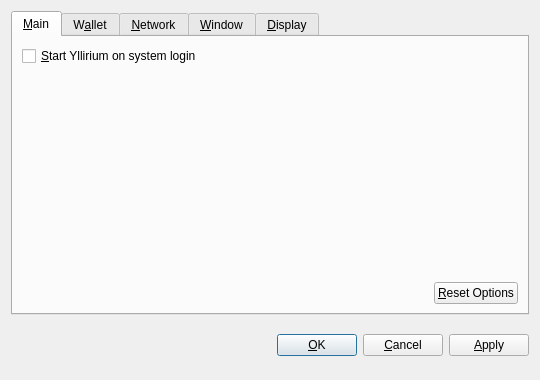
<?xml version="1.0" encoding="UTF-8"?>
<ui version="4.0">
 <class>OptionsDialog</class>
 <widget class="QDialog" name="OptionsDialog">
  <property name="geometry">
   <rect>
    <x>0</x>
    <y>0</y>
    <width>540</width>
    <height>380</height>
   </rect>
  </property>
  <property name="windowTitle">
   <string>Options</string>
  </property>
  <property name="modal">
   <bool>true</bool>
  </property>
  <layout class="QVBoxLayout" name="verticalLayout">
   <item>
    <widget class="QTabWidget" name="tabWidget">
     <property name="tabPosition">
      <enum>QTabWidget::North</enum>
     </property>
     <property name="currentIndex">
      <number>0</number>
     </property>
     <widget class="QWidget" name="tabMain">
      <attribute name="title">
       <string>&amp;Main</string>
      </attribute>
      <layout class="QVBoxLayout" name="verticalLayout_Main">
       <item>
        <widget class="QCheckBox" name="bitcoinAtStartup">
         <property name="toolTip">
          <string>Automatically start Yllirium after logging in to the system.</string>
         </property>
         <property name="text">
          <string>&amp;Start Yllirium on system login</string>
         </property>
        </widget>
       </item>
       <item>
        <spacer name="verticalSpacer_Main">
         <property name="orientation">
          <enum>Qt::Vertical</enum>
         </property>
         <property name="sizeHint" stdset="0">
          <size>
           <width>20</width>
           <height>40</height>
          </size>
         </property>
        </spacer>
       </item>
       <item>
        <layout class="QHBoxLayout" name="horizontalLayout_2_Main">
         <item>
          <spacer name="horizontalSpacer_2_Main">
           <property name="orientation">
            <enum>Qt::Horizontal</enum>
           </property>
           <property name="sizeHint" stdset="0">
            <size>
             <width>40</width>
             <height>20</height>
            </size>
           </property>
          </spacer>
         </item>
         <item>
          <widget class="QPushButton" name="resetButton">
           <property name="toolTip">
            <string>Reset all client options to default.</string>
           </property>
           <property name="text">
            <string>&amp;Reset Options</string>
           </property>
           <property name="autoDefault">
            <bool>false</bool>
           </property>
          </widget>
         </item>
        </layout>
       </item>
      </layout>
     </widget>
     <widget class="QWidget" name="tabWallet">
      <attribute name="title">
       <string>W&amp;allet</string>
      </attribute>
      <layout class="QVBoxLayout" name="verticalLayout_Network">
       <item>
        <widget class="QLabel" name="transactionFeeInfoLabel">
         <property name="text">
          <string>Optional transaction fee per kB that helps make sure your transactions are processed quickly. Most transactions are 1 kB.</string>
         </property>
         <property name="textFormat">
          <enum>Qt::PlainText</enum>
         </property>
         <property name="wordWrap">
          <bool>true</bool>
         </property>
        </widget>
       </item>
       <item>
        <layout class="QHBoxLayout" name="horizontalLayout_1_Main">
         <item>
          <widget class="QLabel" name="transactionFeeLabel">
           <property name="text">
            <string>Pay transaction &amp;fee</string>
           </property>
           <property name="textFormat">
            <enum>Qt::PlainText</enum>
           </property>
           <property name="buddy">
            <cstring>transactionFee</cstring>
           </property>
          </widget>
         </item>
         <item>
          <widget class="BitcoinAmountField" name="transactionFee"/>
         </item>
         <item>
          <spacer name="horizontalSpacer_1_Main">
           <property name="orientation">
            <enum>Qt::Horizontal</enum>
           </property>
           <property name="sizeHint" stdset="0">
            <size>
             <width>40</width>
             <height>20</height>
            </size>
           </property>
          </spacer>
         </item>
        </layout>
       </item>
       <item>
        <widget class="QLabel" name="label">
         <property name="text">
          <string>If you disable the spending of unconfirmed change, the change from a transaction cannot be used until that transaction has at least one confirmation. This also affects how your balance is computed.</string>
         </property>
         <property name="wordWrap">
          <bool>true</bool>
         </property>
        </widget>
       </item>
       <item>
        <widget class="QCheckBox" name="spendZeroConfChange">
         <property name="text">
          <string>Spend unconfirmed change  (experts only)</string>
         </property>
        </widget>
       </item>
       <item>
        <spacer name="verticalSpacer">
         <property name="orientation">
          <enum>Qt::Vertical</enum>
         </property>
         <property name="sizeHint" stdset="0">
          <size>
           <width>20</width>
           <height>40</height>
          </size>
         </property>
        </spacer>
       </item>
      </layout>
     </widget>
     <widget class="QWidget" name="tabNetwork">
      <attribute name="title">
       <string>&amp;Network</string>
      </attribute>
      <layout class="QVBoxLayout" name="verticalLayout_Network">
       <item>
        <widget class="QCheckBox" name="mapPortUpnp">
         <property name="toolTip">
          <string>Automatically open the Yllirium client port on the router. This only works when your router supports UPnP and it is enabled.</string>
         </property>
         <property name="text">
          <string>Map port using &amp;UPnP</string>
         </property>
        </widget>
       </item>
       <item>
        <widget class="QCheckBox" name="connectSocks">
         <property name="toolTip">
          <string>Connect to the Yllirium network through a SOCKS proxy (e.g. when connecting through Tor).</string>
         </property>
         <property name="text">
          <string>&amp;Connect through SOCKS proxy:</string>
         </property>
        </widget>
       </item>
       <item>
        <layout class="QHBoxLayout" name="horizontalLayout_Network">
         <item>
          <widget class="QLabel" name="proxyIpLabel">
           <property name="text">
            <string>Proxy &amp;IP:</string>
           </property>
           <property name="textFormat">
            <enum>Qt::PlainText</enum>
           </property>
           <property name="buddy">
            <cstring>proxyIp</cstring>
           </property>
          </widget>
         </item>
         <item>
          <widget class="QValidatedLineEdit" name="proxyIp">
           <property name="maximumSize">
            <size>
             <width>140</width>
             <height>16777215</height>
            </size>
           </property>
           <property name="toolTip">
            <string>IP address of the proxy (e.g. 127.0.0.1)</string>
           </property>
          </widget>
         </item>
         <item>
          <widget class="QLabel" name="proxyPortLabel">
           <property name="text">
            <string>&amp;Port:</string>
           </property>
           <property name="textFormat">
            <enum>Qt::PlainText</enum>
           </property>
           <property name="buddy">
            <cstring>proxyPort</cstring>
           </property>
          </widget>
         </item>
         <item>
          <widget class="QLineEdit" name="proxyPort">
           <property name="maximumSize">
            <size>
             <width>55</width>
             <height>16777215</height>
            </size>
           </property>
           <property name="toolTip">
            <string>Port of the proxy (e.g. 9050)</string>
           </property>
          </widget>
         </item>
         <item>
          <widget class="QLabel" name="socksVersionLabel">
           <property name="text">
            <string>SOCKS &amp;Version:</string>
           </property>
           <property name="textFormat">
            <enum>Qt::PlainText</enum>
           </property>
           <property name="buddy">
            <cstring>socksVersion</cstring>
           </property>
          </widget>
         </item>
         <item>
          <widget class="QValueComboBox" name="socksVersion">
           <property name="toolTip">
            <string>SOCKS version of the proxy (e.g. 5)</string>
           </property>
          </widget>
         </item>
         <item>
          <spacer name="horizontalSpacer_Network">
           <property name="orientation">
            <enum>Qt::Horizontal</enum>
           </property>
           <property name="sizeHint" stdset="0">
            <size>
             <width>40</width>
             <height>20</height>
            </size>
           </property>
          </spacer>
         </item>
        </layout>
       </item>
       <item>
        <spacer name="verticalSpacer_Network">
         <property name="orientation">
          <enum>Qt::Vertical</enum>
         </property>
         <property name="sizeHint" stdset="0">
          <size>
           <width>20</width>
           <height>40</height>
          </size>
         </property>
        </spacer>
       </item>
      </layout>
     </widget>
     <widget class="QWidget" name="tabWindow">
      <attribute name="title">
       <string>&amp;Window</string>
      </attribute>
      <layout class="QVBoxLayout" name="verticalLayout_Window">
       <item>
        <widget class="QCheckBox" name="minimizeToTray">
         <property name="toolTip">
          <string>Show only a tray icon after minimizing the window.</string>
         </property>
         <property name="text">
          <string>&amp;Minimize to the tray instead of the taskbar</string>
         </property>
        </widget>
       </item>
       <item>
        <widget class="QCheckBox" name="minimizeOnClose">
         <property name="toolTip">
          <string>Minimize instead of exit the application when the window is closed. When this option is enabled, the application will be closed only after selecting Quit in the menu.</string>
         </property>
         <property name="text">
          <string>M&amp;inimize on close</string>
         </property>
        </widget>
       </item>
       <item>
        <spacer name="verticalSpacer_Window">
         <property name="orientation">
          <enum>Qt::Vertical</enum>
         </property>
         <property name="sizeHint" stdset="0">
          <size>
           <width>20</width>
           <height>40</height>
          </size>
         </property>
        </spacer>
       </item>
      </layout>
     </widget>
     <widget class="QWidget" name="tabDisplay">
      <attribute name="title">
       <string>&amp;Display</string>
      </attribute>
      <layout class="QVBoxLayout" name="verticalLayout_Display">
       <item>
        <layout class="QHBoxLayout" name="horizontalLayout_1_Display">
         <item>
          <widget class="QLabel" name="langLabel">
           <property name="text">
            <string>User Interface &amp;language:</string>
           </property>
           <property name="textFormat">
            <enum>Qt::PlainText</enum>
           </property>
           <property name="buddy">
            <cstring>lang</cstring>
           </property>
          </widget>
         </item>
         <item>
          <widget class="QValueComboBox" name="lang">
           <property name="toolTip">
            <string>The user interface language can be set here. This setting will take effect after restarting Yllirium.</string>
           </property>
          </widget>
         </item>
        </layout>
       </item>
       <item>
        <layout class="QHBoxLayout" name="horizontalLayout_2_Display">
         <item>
          <widget class="QLabel" name="unitLabel">
           <property name="text">
            <string>&amp;Unit to show amounts in:</string>
           </property>
           <property name="textFormat">
            <enum>Qt::PlainText</enum>
           </property>
           <property name="buddy">
            <cstring>unit</cstring>
           </property>
          </widget>
         </item>
         <item>
          <widget class="QValueComboBox" name="unit">
           <property name="toolTip">
            <string>Choose the default subdivision unit to show in the interface and when sending coins.</string>
           </property>
          </widget>
         </item>
        </layout>
       </item>
       <item>
        <widget class="QCheckBox" name="displayAddresses">
         <property name="toolTip">
          <string>Whether to show Yllirium addresses in the transaction list or not.</string>
         </property>
         <property name="text">
          <string>&amp;Display addresses in transaction list</string>
         </property>
        </widget>
       </item>
       <item>
        <widget class="QCheckBox" name="coinControlFeatures">
         <property name="toolTip">
          <string>Whether to show coin control features or not.</string>
         </property>
         <property name="text">
          <string>Display coin &amp;control features (experts only!)</string>
         </property>
        </widget>
       </item>
       <item>
        <spacer name="verticalSpacer_Display">
         <property name="orientation">
          <enum>Qt::Vertical</enum>
         </property>
         <property name="sizeHint" stdset="0">
          <size>
           <width>20</width>
           <height>40</height>
          </size>
         </property>
        </spacer>
       </item>
      </layout>
     </widget>
    </widget>
   </item>
   <item>
    <layout class="QHBoxLayout" name="horizontalLayout_Buttons">
     <item>
      <spacer name="horizontalSpacer_1">
       <property name="orientation">
        <enum>Qt::Horizontal</enum>
       </property>
       <property name="sizeHint" stdset="0">
        <size>
         <width>40</width>
         <height>48</height>
        </size>
       </property>
      </spacer>
     </item>
     <item>
      <widget class="QLabel" name="statusLabel">
       <property name="font">
        <font>
         <weight>75</weight>
         <bold>true</bold>
        </font>
       </property>
       <property name="text">
        <string/>
       </property>
       <property name="textFormat">
        <enum>Qt::PlainText</enum>
       </property>
       <property name="wordWrap">
        <bool>true</bool>
       </property>
      </widget>
     </item>
     <item>
      <spacer name="horizontalSpacer_2">
       <property name="orientation">
        <enum>Qt::Horizontal</enum>
       </property>
       <property name="sizeHint" stdset="0">
        <size>
         <width>40</width>
         <height>48</height>
        </size>
       </property>
      </spacer>
     </item>
     <item>
      <widget class="QPushButton" name="okButton">
       <property name="text">
        <string>&amp;OK</string>
       </property>
      </widget>
     </item>
     <item>
      <widget class="QPushButton" name="cancelButton">
       <property name="text">
        <string>&amp;Cancel</string>
       </property>
       <property name="autoDefault">
        <bool>false</bool>
       </property>
      </widget>
     </item>
     <item>
      <widget class="QPushButton" name="applyButton">
       <property name="text">
        <string>&amp;Apply</string>
       </property>
       <property name="autoDefault">
        <bool>false</bool>
       </property>
      </widget>
     </item>
    </layout>
   </item>
  </layout>
 </widget>
 <customwidgets>
  <customwidget>
   <class>BitcoinAmountField</class>
   <extends>QSpinBox</extends>
   <header>bitcoinamountfield.h</header>
  </customwidget>
  <customwidget>
   <class>QValueComboBox</class>
   <extends>QComboBox</extends>
   <header>qvaluecombobox.h</header>
  </customwidget>
  <customwidget>
   <class>QValidatedLineEdit</class>
   <extends>QLineEdit</extends>
   <header>qvalidatedlineedit.h</header>
  </customwidget>
 </customwidgets>
 <resources/>
 <connections/>
</ui>
